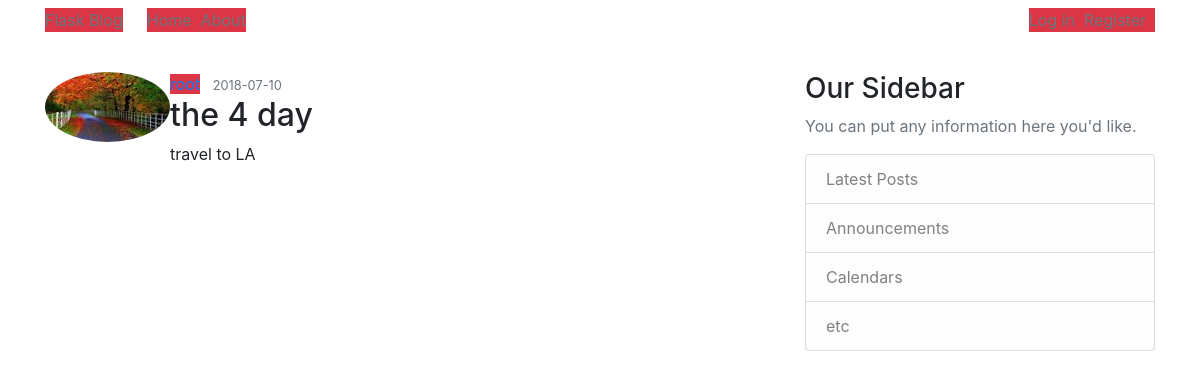
Screenshot of /post/3 with the database file from the repository.
### flaskblog/models.py (models this page shows, shortened)
class User(db.Model, UserMixin):
    id = db.Column(db.Integer, primary_key=True)
    username = db.Column(db.String(20), unique=True, nullable=False)
    email = db.Column(db.String(120), unique=True, nullable=False)
    image_file = db.Column(db.String(20), nullable=False, default='default.jpg')
    password = db.Column(db.String(60), nullable=False)
    posts = db.relationship('Post', backref='author', lazy=True)

class Post(db.Model):
    id = db.Column(db.Integer, primary_key=True)
    title = db.Column(db.String(100), nullable=False)
    date_posted = db.Column(db.DateTime, nullable=False, default=datetime.utcnow)
    content = db.Column(db.Text, nullable=False)
    user_id = db.Column(db.Integer, db.ForeignKey('user.id'), nullable=False)

### flaskblog/routes.py (the view)
@app.route("/post/<int:post_id>")
def post(post_id):
    post = Post.query.get_or_404(post_id)
    return render_template('post.html', title=post.title, post=post)

### flaskblog/templates/post.html (shortened to what this page needs)
{% extends "layout.html" %}
{% block content %}
  <article class="media content-section">
    <img class="rounded-circle article-img" src="{{ url_for('static', filename='profile_pics/' + post.author.image_file) }}">
    <div class="media-body">
      <div class="article-metadata">
        <a class="mr-2" href="#">{{ post.author.username }}</a>
        <small class="text-muted">{{ post.date_posted.strftime('%Y-%m-%d') }}</small>
      </div>
      <h2 class="article-title">{{ post.title }}</h2>
      <p class="article-content">{{ post.content }}</p>
    </div>
  </article>
{% endblock content %}

### rows the page displays
User: image_file (picture), author.username "root"
Post: date_posted "2018-07-10", title "the 4 day", content "travel to LA"
